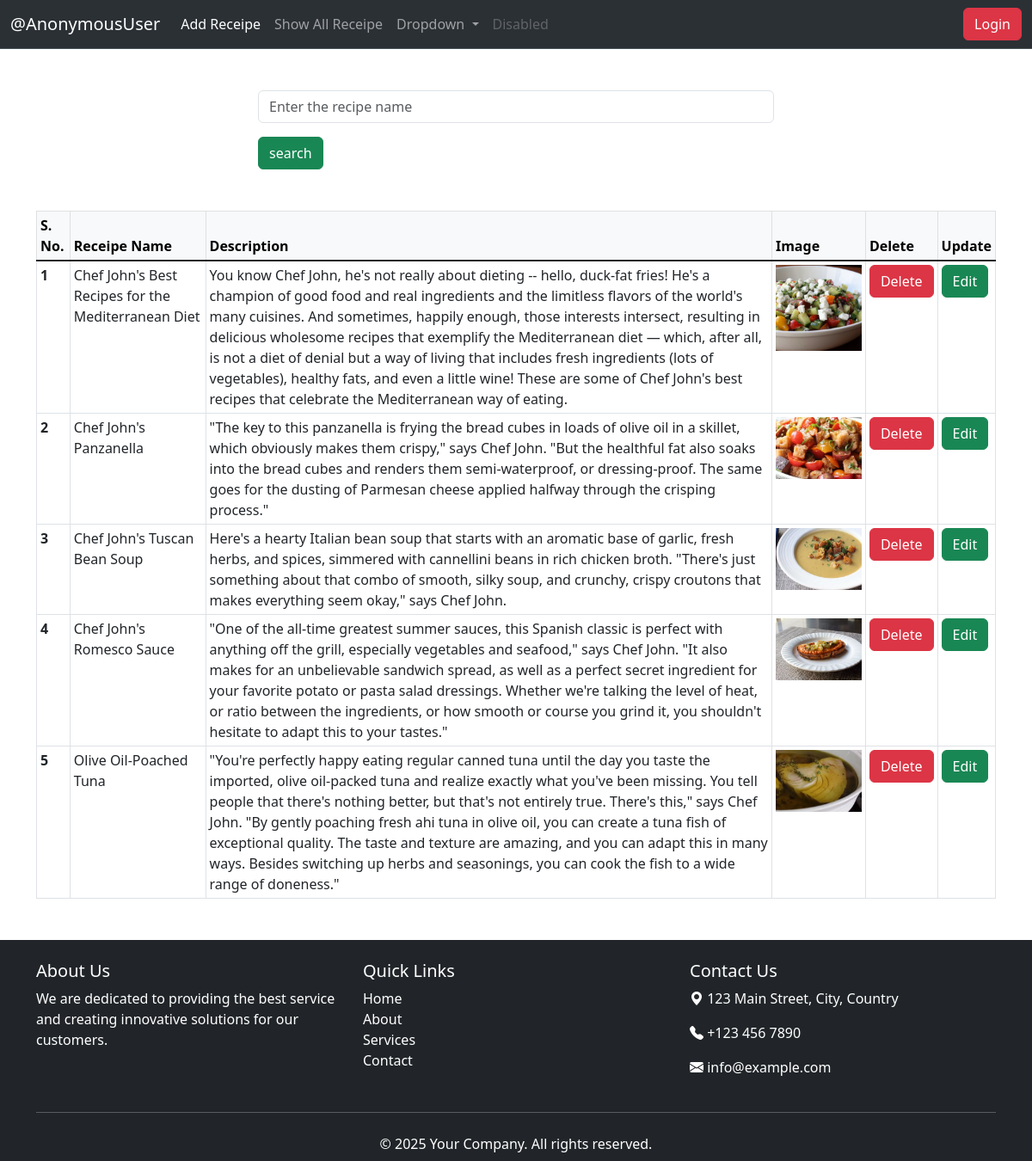
/show, run on an earlier commit of the app's database.
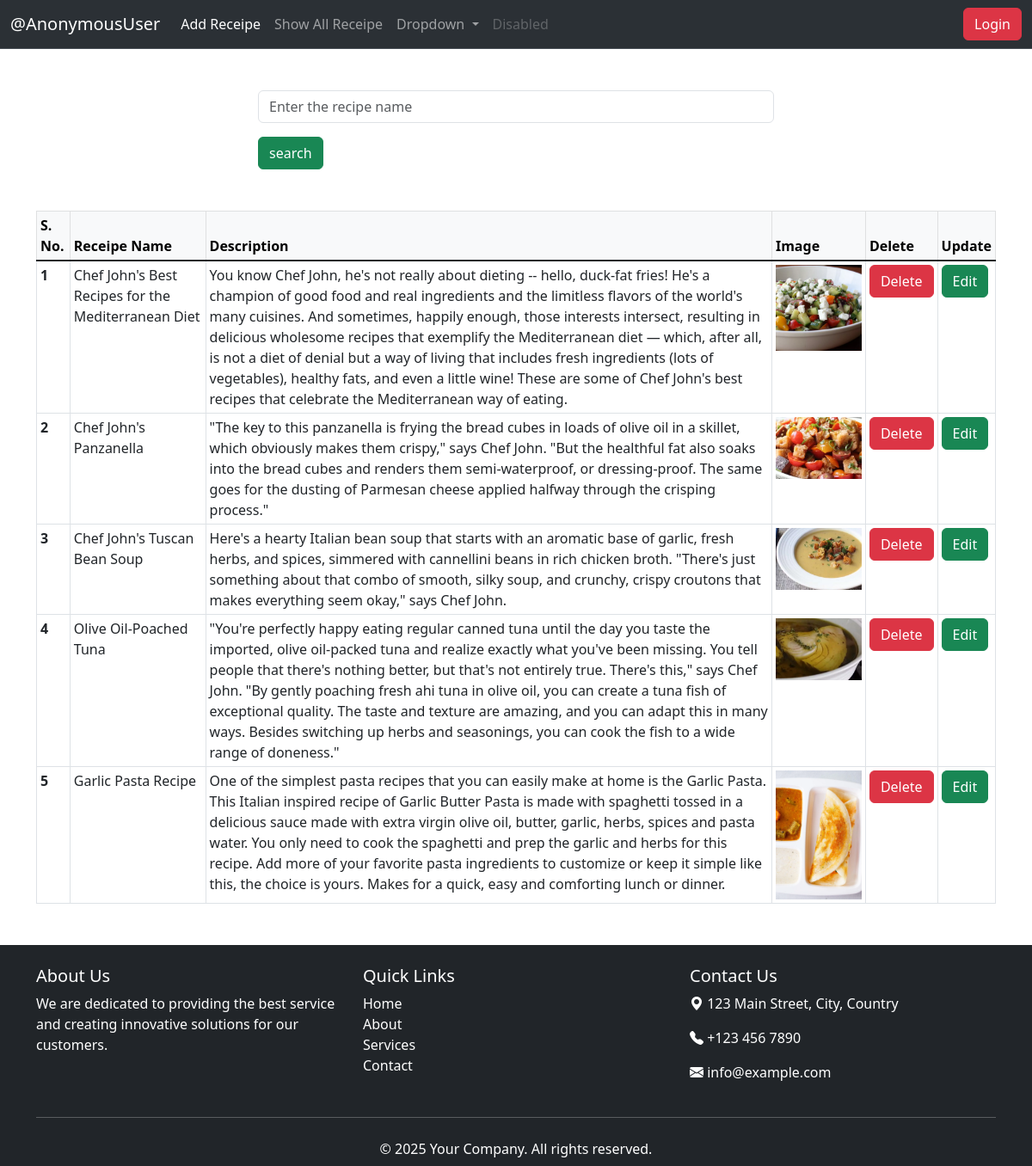
And on a later commit of the database.
### vege/models.py (models this page shows, shortened)
class Receipe(models.Model):
    user = models.ForeignKey(User , on_delete=models.CASCADE , null=True , blank=True)
    receipe_name = models.CharField(max_length=500)
    receipe_description  = models.TextField()
    receipe_image = models.ImageField(upload_to="Image-receipe")

### vege/views.py (the view)
# urls.py: path('show' , views.show , name= "show"),
def show(request):
    Receipese=Receipe.objects.all()
    if request.GET.get('search'):
        Receipese=Receipese.filter(receipe_name__icontains = request.GET.get('search'))
    context={"Receipes" : Receipese}
    return render(request , 'show.html' , context )

### templates/show.html (shortened to what this page needs)
{% extends "base.html" %}
{% block body %}
<div class="mt-5">
    <div class="mx-auto col-6">
        <form >
        <input type="search" class="form-control" id="recipeName" name="search" placeholder="Enter the recipe name" >
        <button   class="btn btn-success mt-3" >search</button>
        </form>
    </div>
</div>
<div class="container" >
<table class="table my-5 table-bordered table-sm">
    <thead class="table-light">
      <tr>
        <th scope="col">S. No. </th>
        <th scope="col">Receipe Name</th>
        <th scope="col">Description</th>
        <th scope="col">Image</th>
        <th scope="col">Delete</th>
        <th scope="col">Update</th>
      </tr>
    </thead>
    <tbody class="table-group-divider">
        {% for new in Receipes  %}
      <tr>
        <th scope="row">{{forloop.counter}}</th>
        <td>{{new.receipe_name}}</td>
        <td>{{new.receipe_description}}</td>
        <td><img src="{{ new.receipe_image.url }}" alt="{{ new.receipe_name }}" style="max-width: 100px; height: auto;"></td>
        <td> <a href ="/delete-receipe/{{new.id}}/" class= "btn btn-danger" > Delete </a> </td>
        <td> <a href ="/update-receipe/{{new.id}}/" class= "btn btn-success" > Edit </a> </td>
      </tr>
      {% endfor %}
    </tbody>
  </table>
</div>
{% endblock body %}

### templates/base.html (shortened to what this page needs)
<!doctype html>
<html lang="en">
  <head>
    <link href="https://cdn.jsdelivr.net/npm/bootstrap@5.3.3/dist/css/bootstrap.min.css" rel="stylesheet">
  </head>
  <body>
    <nav class="navbar navbar-expand-lg bg-body-tertiary bg-dark border-bottom border-body" data-bs-theme="dark">
        <div class="container-fluid">
          <a class="navbar-brand" href="#">@{{request.user}}</a>
          <div class="collapse navbar-collapse" id="navbarSupportedContent">
            <ul class="navbar-nav me-auto mb-2 mb-lg-0">
              <li class="nav-item">
                <a class="nav-link active" aria-current="page" href="/">Add Receipe</a>
              </li>
              <li class="nav-item">
                <a class="nav-link" href="/show">Show All Receipe</a>
              </li>
              <li class="nav-item dropdown">
                <a class="nav-link dropdown-toggle" href="#" role="button" data-bs-toggle="dropdown" aria-expanded="false">
                  Dropdown
                </a>
              </li>
              <li class="nav-item">
                <a class="nav-link disabled" aria-disabled="true">Disabled</a>
              </li>
            </ul>
            <div class="d-flex" role="search">
                    {% if request.user.is_authenticated %}
                    <a href="/logout" class="btn btn-danger">Logout</a>
                    {% else %}
                    <a href="/login-page" class="btn btn-danger">Login</a>
                     {% endif %}
            </div>
          </div>
        </div>
      </nav>
      {% block body %}
      {% endblock body %}
      <footer class="bg-dark text-white pt-4">
        <div class="container">
          <div class="row">
            <div class="col-md-4">
              <h5>About Us</h5>
              <p>
                We are dedicated to providing the best service and creating innovative solutions for our customers.
              </p>
            </div>
            <div class="col-md-4">
              <h5>Quick Links</h5>
              <ul class="list-unstyled">
                <li><a href="#" class="text-white text-decoration-none">Home</a></li>
                <li><a href="#" class="text-white text-decoration-none">About</a></li>
                <li><a href="#" class="text-white text-decoration-none">Services</a></li>
                <li><a href="#" class="text-white text-decoration-none">Contact</a></li>
              </ul>
            </div>
            <div class="col-md-4">
              <h5>Contact Us</h5>
              <p><i class="bi bi-geo-alt-fill"></i> 123 Main Street, City, Country</p>
              <p><i class="bi bi-telephone-fill"></i> +123 456 7890</p>
              <p><i class="bi bi-envelope-fill"></i> info@example.com</p>
            </div>
          </div>
          <hr class="my-4">
          <div class="text-center pb-2">
            <p class="mb-0">© 2025 Your Company. All rights reserved.</p>
          </div>
        </div>
      </footer>
      <link
        href="https://cdn.jsdelivr.net/npm/bootstrap@5.3.0-alpha3/dist/css/bootstrap.min.css"
        rel="stylesheet"
      />
      <link
        href="https://cdn.jsdelivr.net/npm/bootstrap-icons/font/bootstrap-icons.css"
        rel="stylesheet"
      />
    </body>
  </html>

What changed in the data, as far as the page shows it:
removed Receipe: receipe_name "Chef John's Romesco Sauce", receipe_description "\"One of the all-time greatest summer sauces, this Spanish classic is perfect with anything off the grill, especially vegetables and seafood,\" says Chef John. \"It also makes for an unbelievable sandwich spread, as well as a perfect secret ingredient for your favorite potato or pasta salad dressings. Whether we're talking the level of heat, or ratio between the ingredients, or how smooth or course you grind it, you shouldn't hesitate to adapt this to your tastes.\"", receipe_image (picture)
added Receipe: receipe_name "Garlic Pasta Recipe", receipe_description "One of the simplest pasta recipes that you can easily make at home is the Garlic Pasta. This Italian inspired recipe of Garlic Butter Pasta is made with spaghetti tossed in a delicious sauce made with extra virgin olive oil, butter, garlic, herbs, spices and pasta water. You only need to cook the spaghetti and prep the garlic and herbs for this recipe. Add more of your favorite pasta ingredients to customize or keep it simple like this, the choice is yours. Makes for a quick, easy and comforting lunch or dinner.", receipe_image (picture)
